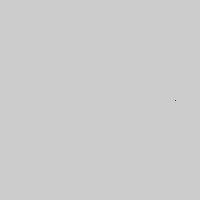
Frame 1 (no input)
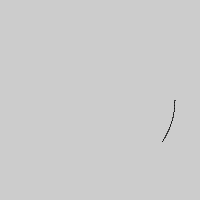
Frame 60 (the mouse pressed at the canvas centre just before this capture)
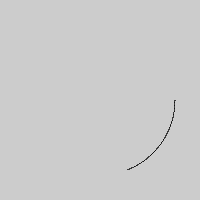
Frame 120 (the mouse held since frame 60 and released just before this capture)

The Processing sketch that drew these frames (run headless with seeded random() and noise(); from frame 60 on, the mouse is pressed at the canvas centre):

// Processing sketch: processing_30035
// ── processing_30035.pde

float angle=0;
float step=0.01;

void setup() {
 size(200,200);
smooth();
}
void draw() {
 float r = 75;
 float x = (width/2)+ r*cos(angle); // både x og y er + 100 (hhv width/2 og height/2), 
 //for at rykke cirklens centrum ind i midt af billedet.
 float y = (height/2)+ r*sin(angle); 
 point(x,y);
 angle += step;
} 
